Frame 1 (no input): blank canvas, image omitted
Frame 60 (the mouse pressed at the canvas centre just before this capture): blank canvas, image omitted
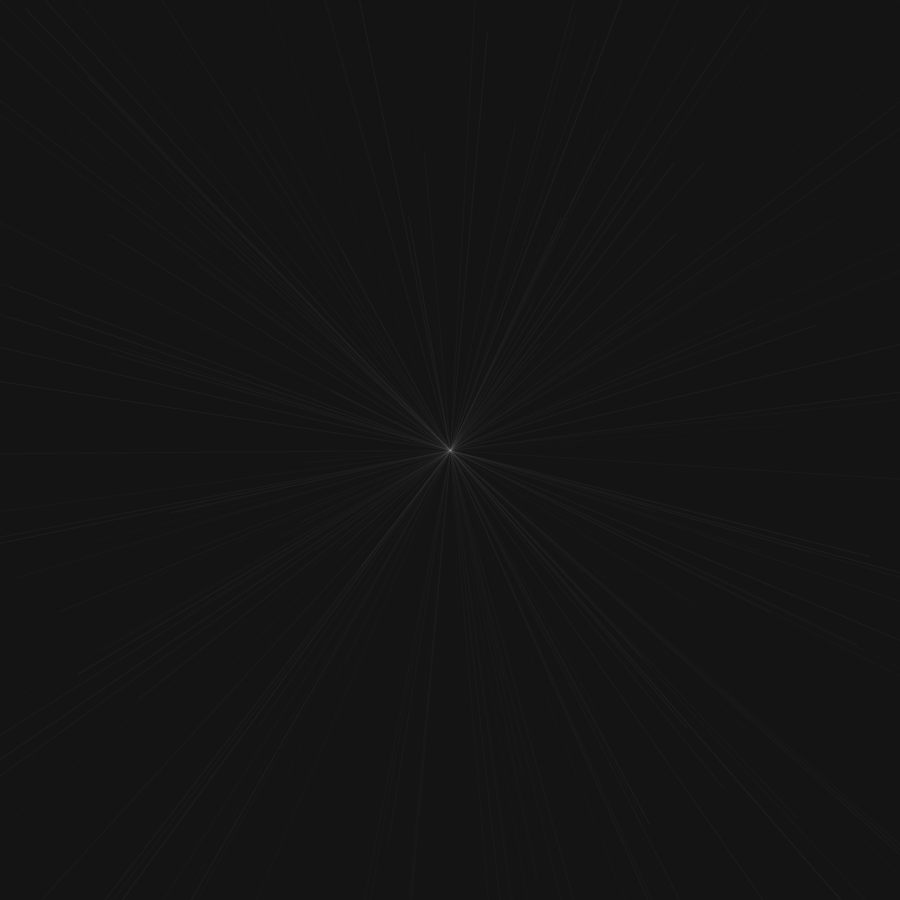
Frame 120 (the mouse held since frame 60 and released just before this capture)

The Processing sketch whose frames 1 and 60 were blank and that drew this single picture after the mouse press (run headless with seeded random() and noise(); from frame 60 on, the mouse is pressed at the canvas centre):

// Processing sketch: processing_91742
// ── processing_91742.pde

//
// A Peace of code is from
// http://mrdoob.com/lab/javascript/harmony/#web
//



ArrayList history = new ArrayList();
float distthresh = 60;


void setup(){
  size(900,900);
  background(20);
}

void draw(){
  if(mousePressed){
    stroke(random(1,255),10);
    line(mouseX,mouseY,mouseX+random(1,600),mouseY+random(1,600));
    line(mouseX,mouseY,mouseX-random(1,600),mouseY-random(1,600));
    line(mouseX,mouseY,mouseX-random(1,600),mouseY+random(1,600));
    line(mouseX,mouseY,mouseX+random(1,600),mouseY-random(1,600));
    line(mouseX,mouseY,pmouseX,pmouseY);
    
    
    PVector d = new PVector(mouseX,mouseY,0);
    history.add(0,d);
   
    for (int p=0; p<history.size(); p++){
      PVector v = (PVector) history.get(p);
      float joinchance = 100/history.size() + d.dist(v)/distthresh;
      if (joinchance < random(0.5))  line(d.x,d.y,v.x,v.y);
    }
  }
}

void keyPressed(){
  if (key == ' ') {
    background(20);

  }
}
